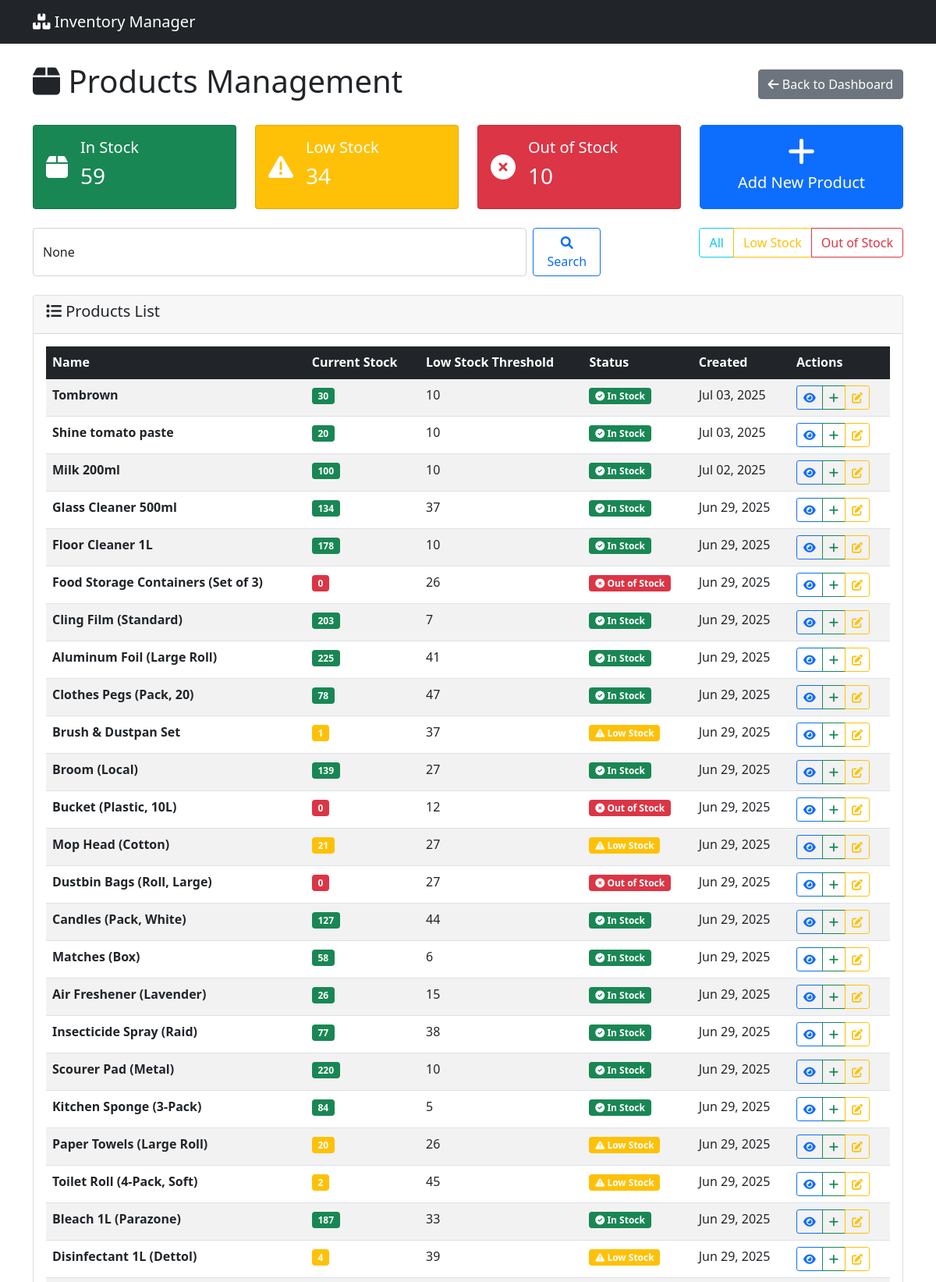
The app's page /products/manage/ (upper part) with its own data.
### inventory/models.py (models this page shows, shortened)
class Product(models.Model):
    name = models.CharField(max_length=200)
    sku = models.CharField(max_length=50, unique=True, blank=True)
    current_stock = models.PositiveIntegerField(default=0)
    low_stock_threshold = models.PositiveIntegerField(default=10)
    created_at = models.DateTimeField(auto_now_add=True)
    updated_at = models.DateTimeField(auto_now=True)
    @property
    def is_low_stock(self):
        return self.current_stock <= self.low_stock_threshold

### inventory/views.py (the view)
# urls.py: path('products/manage/', views.products_management, name='products_management'),
def products_management(request):
    if request.method == 'POST':
        form = ProductForm(request.POST)
        if form.is_valid():
            product = form.save()
            messages.success(request, f'Product "{product.name}" has been added successfully!')
            return redirect('products_management')
        else:
            messages.error(request, 'Please correct the errors below.')
    else:
        form = ProductForm()
    products = Product.objects.all().order_by('-created_at')
    search = request.GET.get('search')
    if search:
        products = products.filter(name__icontains=search)
    total_products = Product.objects.count()
    low_stock_products = Product.objects.filter(
        current_stock__lte=F('low_stock_threshold')
    )
    low_stock_count = low_stock_products.count()
    out_of_stock_count = Product.objects.filter(current_stock=0).count()
    in_stock_count = Product.objects.filter(current_stock__gt=0).count()
    active_stock_count = in_stock_count - low_stock_count
    context = {
        'products': products,
        'form': form,
        'search': search,
        'total_products': total_products,
        'low_stock_count': low_stock_count,
        'out_of_stock_count': out_of_stock_count,
        'active_stock_count': active_stock_count,
        'low_stock_products': low_stock_products,
    }
    return render(request, 'inventory/products_management.html', context)

### inventory/forms.py
class ProductForm(forms.ModelForm):
    class Meta:
        model = Product
        fields = ['name', 'current_stock', 'low_stock_threshold']
        widgets = {
            'name': forms.TextInput(attrs={'class': 'form-control'}),
            'current_stock': forms.NumberInput(attrs={'class': 'form-control'}),
            'low_stock_threshold': forms.NumberInput(attrs={'class': 'form-control'}),
        }

### inventory/templates/inventory/products_management.html (shortened to what this page needs)
{% extends 'inventory/base.html' %}
{% block content %}
<div class="row">
    <div class="col-md-12">
        <div class="d-flex justify-content-between align-items-center mb-4">
            <h1><i class="fas fa-box"></i> Products Management</h1>
            <a href="{% url 'dashboard' %}" class="btn btn-secondary">
                <i class="fas fa-arrow-left"></i> Back to Dashboard
            </a>
        </div>
    </div>
</div>
<div class="row mb-4">
    <div class="col-md-3">
        <div class="card bg-success text-white">
            <div class="card-body">
                <div class="d-flex align-items-center">
                    <i class="fas fa-box fa-2x me-3"></i>
                    <div>
                        <h5 class="card-title">In Stock</h5>
                        <h3>{{ active_stock_count }}</h3>
                    </div>
                </div>
            </div>
        </div>
    </div>
    <div class="col-md-3">
        <div class="card bg-warning text-white">
            <div class="card-body">
                <div class="d-flex align-items-center">
                    <i class="fas fa-exclamation-triangle fa-2x me-3"></i>
                    <div>
                        <h5 class="card-title">Low Stock</h5>
                        <h3>{{ low_stock_count }}</h3>
                    </div>
                </div>
            </div>
        </div>
    </div>
    <div class="col-md-3">
        <div class="card bg-danger text-white">
            <div class="card-body">
                <div class="d-flex align-items-center">
                    <i class="fas fa-times-circle fa-2x me-3"></i>
                    <div>
                        <h5 class="card-title">Out of Stock</h5>
                        <h3>{{ out_of_stock_count }}</h3>
                    </div>
                </div>
            </div>
        </div>
    </div>
    <div class="col-md-3">
        <button type="button" class=" btn btn-primary btn-lg h-100 w-100" data-bs-toggle="modal" data-bs-target="#addProductModal">
            <i class="fas fa-plus fa-2x mb-2"></i><br>
            <h5>Add New Product</h5>
        </button>
    </div>
</div>
<div class="row mb-4">
    <div class="col-md-8">
        <form method="get" class="d-flex">
            <input type="text" name="search" value="{{ search }}"
                   class="form-control me-2"
                   placeholder="Search products by name...">
            <button type="submit" class="btn btn-outline-primary me-2">
                <i class="fas fa-search"></i> Search
            </button>
        </form>
    </div>
    <div class="col-md-4 text-end">
        <div class="btn-group" role="group">
            <button type="button" class="btn btn-outline-info" onclick="filterProducts('all')">All</button>
            <button type="button" class="btn btn-outline-warning" onclick="filterProducts('low')">Low Stock</button>
            <button type="button" class="btn btn-outline-danger" onclick="filterProducts('out')">Out of Stock</button>
        </div>
    </div>
</div>
<div class="row">
    <div class="col-md-12">
        <div class="card">
            <div class="card-header">
                <h5><i class="fas fa-list"></i> Products List
                </h5>
            </div>
            <div class="card-body">
                {% if products %}
                    <div class="table-responsive">
                        <table class="table table-striped table-hover" id="productsTable">
                            <thead class="table-dark">
                                <tr>
                                    <th>Name</th>
                                    <th>Current Stock</th>
                                    <th>Low Stock Threshold</th>
                                    <th>Status</th>
                                    <th>Created</th>
                                    <th>Actions</th>
                                </tr>
                            </thead>
                            <tbody>
                                {% for product in products %}
                                <tr class="product-row
                                    {% if product.current_stock == 0 %}out-of-stock
                                    {% elif product.is_low_stock %}low-stock
                                    {% else %}normal-stock{% endif %}">
                                    <td>
                                        <strong>{{ product.name }}</strong>
                                    </td>
                                    <td>
                                        <span class="badge
                                            {% if product.current_stock == 0 %}bg-danger
                                            {% elif product.is_low_stock %}bg-warning
                                            {% else %}bg-success{% endif %}">
                                            {{ product.current_stock }}
                                        </span>
                                    </td>
                                    <td>{{ product.low_stock_threshold }}</td>
                                    <td>
                                        {% if product.current_stock == 0 %}
                                            <span class="badge bg-danger">
                                                <i class="fas fa-times-circle"></i> Out of Stock
                                            </span>
                                        {% elif product.is_low_stock %}
                                            <span class="badge bg-warning">
                                                <i class="fas fa-exclamation-triangle"></i> Low Stock
                                            </span>
                                        {% else %}
                                            <span class="badge bg-success">
                                                <i class="fas fa-check-circle"></i> In Stock
                                            </span>
                                        {% endif %}
                                    </td>
                                    <td>{{ product.created_at|date:"M d, Y" }}</td>
                                    <td>
                                        <div class="btn-group btn-group-sm" role="group">
                                            <a href="{% url 'product_detail' product.pk %}"
                                               class="btn btn-outline-primary" title="View Details">
                                                <i class="fas fa-eye"></i>
                                            </a>
                                            <button type="button" class="btn btn-outline-success"
                                                    title="Add Sale"
                                                    onclick="window.location.href='{% url 'add_sale' product.pk %}'">
                                                <i class="fas fa-plus"></i>
                                            </button>
                                            <button type="button" class="btn btn-outline-warning"
                                                    title="Edit Product"
                                                    onclick="editProduct({{ product.pk }})">
                                                <i class="fas fa-edit"></i>
                                            </button>
                                        </div>
                                    </td>
                                </tr>
                                {% endfor %}
                            </tbody>
                        </table>
                    </div>
                {% endif %}
            </div>
        </div>
    </div>
</div>
{% endblock %}

### records on screen
Product: name "Tombrown", current_stock "30", low_stock_threshold "10", shows "In Stock", created_at "Jul 03, 2025"
Product: name "Shine tomato paste", current_stock "20", low_stock_threshold "10", shows "In Stock", created_at "Jul 03, 2025"
Product: name "Milk 200ml", current_stock "100", low_stock_threshold "10", shows "In Stock", created_at "Jul 02, 2025"
Product: name "Glass Cleaner 500ml", current_stock "134", low_stock_threshold "37", shows "In Stock", created_at "Jun 29, 2025"
Product: name "Floor Cleaner 1L", current_stock "178", low_stock_threshold "10", shows "In Stock", created_at "Jun 29, 2025"
Product: name "Food Storage Containers (Set of 3)", current_stock "0", low_stock_threshold "26", shows "Out of Stock", created_at "Jun 29, 2025"
Product: name "Cling Film (Standard)", current_stock "203", low_stock_threshold "7", shows "In Stock", created_at "Jun 29, 2025"
Product: name "Aluminum Foil (Large Roll)", current_stock "225", low_stock_threshold "41", shows "In Stock", created_at "Jun 29, 2025"
Product: name "Clothes Pegs (Pack, 20)", current_stock "78", low_stock_threshold "47", shows "In Stock", created_at "Jun 29, 2025"
Product: name "Brush & Dustpan Set", current_stock "1", low_stock_threshold "37", shows "Low Stock", created_at "Jun 29, 2025"
Product: name "Broom (Local)", current_stock "139", low_stock_threshold "27", shows "In Stock", created_at "Jun 29, 2025"
Product: name "Bucket (Plastic, 10L)", current_stock "0", low_stock_threshold "12", shows "Out of Stock", created_at "Jun 29, 2025"
Product: name "Mop Head (Cotton)", current_stock "21", low_stock_threshold "27", shows "Low Stock", created_at "Jun 29, 2025"
Product: name "Dustbin Bags (Roll, Large)", current_stock "0", low_stock_threshold "27", shows "Out of Stock", created_at "Jun 29, 2025"
Product: name "Candles (Pack, White)", current_stock "127", low_stock_threshold "44", shows "In Stock", created_at "Jun 29, 2025"
Product: name "Matches (Box)", current_stock "58", low_stock_threshold "6", shows "In Stock", created_at "Jun 29, 2025"
Product: name "Air Freshener (Lavender)", current_stock "26", low_stock_threshold "15", shows "In Stock", created_at "Jun 29, 2025"
Product: name "Insecticide Spray (Raid)", current_stock "77", low_stock_threshold "38", shows "In Stock", created_at "Jun 29, 2025"
Product: name "Scourer Pad (Metal)", current_stock "220", low_stock_threshold "10", shows "In Stock", created_at "Jun 29, 2025"
Product: name "Kitchen Sponge (3-Pack)", current_stock "84", low_stock_threshold "5", shows "In Stock", created_at "Jun 29, 2025"
Product: name "Paper Towels (Large Roll)", current_stock "20", low_stock_threshold "26", shows "Low Stock", created_at "Jun 29, 2025"
Product: name "Toilet Roll (4-Pack, Soft)", current_stock "2", low_stock_threshold "45", shows "Low Stock", created_at "Jun 29, 2025"
Product: name "Bleach 1L (Parazone)", current_stock "187", low_stock_threshold "33", shows "In Stock", created_at "Jun 29, 2025"
Product: name "Disinfectant 1L (Dettol)", current_stock "4", low_stock_threshold "39", shows "Low Stock", created_at "Jun 29, 2025"

### other values on screen
{{ active_stock_count }} "59"
{{ low_stock_count }} "34"
{{ out_of_stock_count }} "10"
